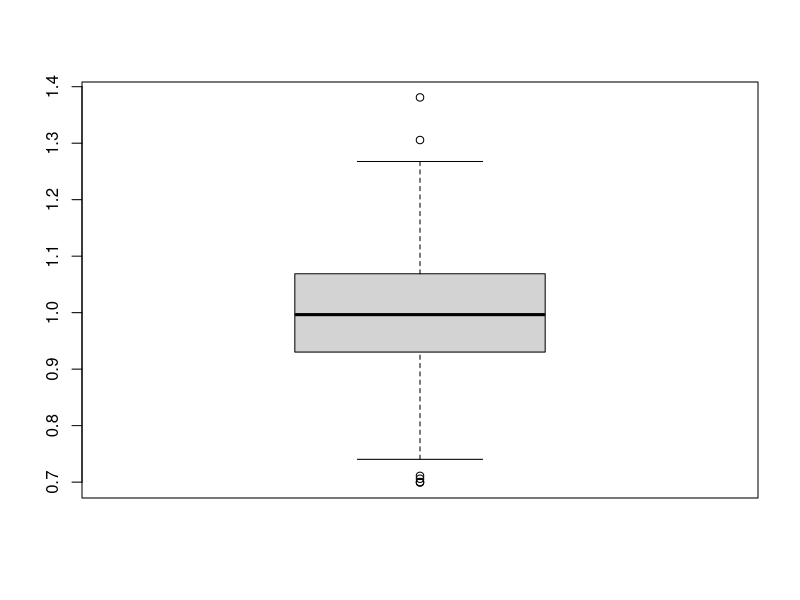
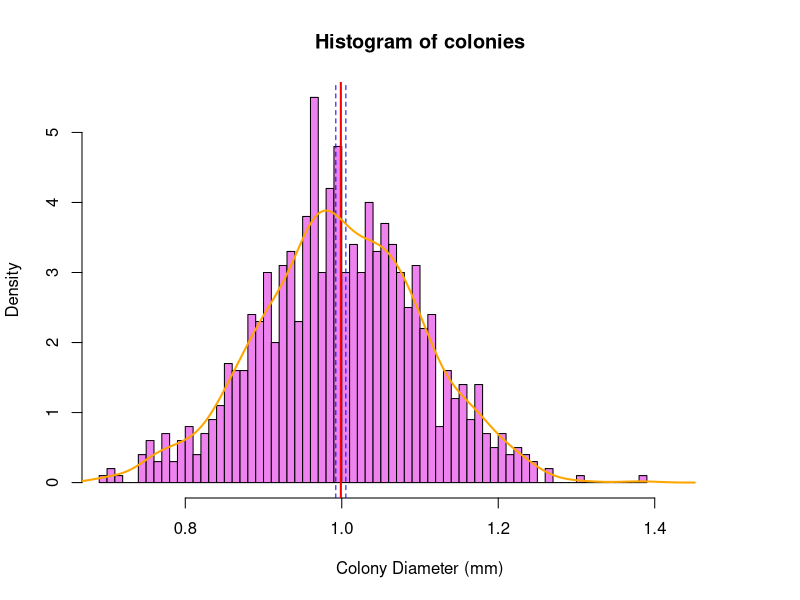
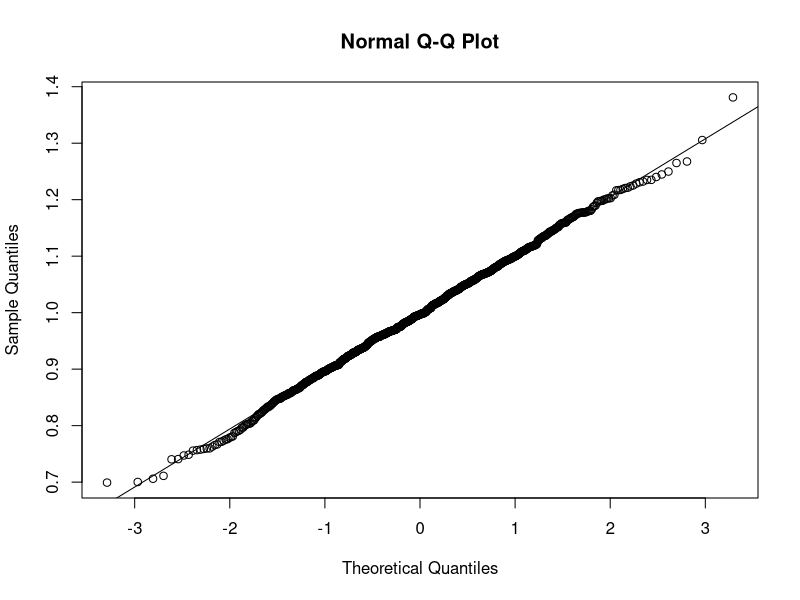

These charts were generated, in order, by the following R code:
## ---- chunk 1
knitr::opts_chunk$set(echo = TRUE)
library(ggplot2)
library(gmodels)
# remove "error = TRUE" to make knitr halt on errors
# (do this when you are ready to check if your code will knit without errors)
## ---- chunk 2
# set a seed
set.seed(1)

# sample
colonies = rnorm(1000, 1, 0.1)

# mean and sd
mean_colonies = mean(colonies)
sd_colonies = sd(colonies)
mean_colonies
sd_colonies

# IQR and boxplot
iqr_colonies = IQR(colonies)
iqr_colonies

boxplot(colonies)
## ---- chunk 3
# Option 1: SEM and CI by hand

# Option 2: using gmodels package
colonies_stats = ci(colonies)
colonies_stats

ci_lower = colonies_stats["CI lower"]
ci_lower
ci_upper = colonies_stats["CI upper"]
ci_upper

# Explanation
# SEM is computed by dividing the standard deviation of the sample (which is an estimate of the population's standard deviation) by the square root of the sample size. SEM tells us the precision of our sampling estimate.
# CI is computed by taking (mean - 1.96*SEM) for the lower limit and (mean + 1.96*SEM) for the upper limit where 1.96 is the quantile found by qnorm(0.975) which is the bounds for the central 95% of the data around the mean for a normal distribution. The 95% CI gives us the range that the true population mean will fall within 95% of the time.
## ---- chunk 4
# histograms

# Option 1: base R
hist(x = colonies,
     prob = "true",
     col = "violet", 
     breaks = 60,
     xlim = c(0.7, 1.5),
     xlab = "Colony Diameter (mm)")

abline(v = mean_colonies,
       col = "red",
       lwd = 2)

abline(v = ci_lower,
       col = "blue",
       lwd = 1,
       lty = "dashed")

abline(v = ci_upper,
       col = "blue",
       lwd = 1,
       lty = "dashed")

lines(density(colonies),
      col = "orange",
      lwd = 2)  # smoothened curve

# Option 2: ggplot


# qqplot
qqnorm(colonies,  
       xlab = "Theoretical Quantiles", 
       ylab = "Sample Quantiles",
       main = "Normal Q-Q Plot")
qqline(colonies)           # add an ideal qq line


## ---- chunk 5
pnorm(1.07, mean = mean_colonies, sd = sd_colonies) - pnorm(0.93, mean = mean_colonies, sd = sd_colonies)

# 0.501 or 50% 
## ---- chunk 6
pnorm(mean_colonies - sd_colonies, mean = mean_colonies, sd = sd_colonies) +
  pnorm(mean_colonies + sd_colonies, mean = mean_colonies, sd = sd_colonies, lower.tail = FALSE)
# 0.317 or 31.7%
## ---- chunk 7
qnorm(0.1, mean_colonies, sd_colonies)
qnorm(0.9, mean_colonies, sd_colonies)
# 0.866 for 10% quantile and 1.131 for 90% quantile
## ---- chunk 8
# probabilities
p.hpv = 0.18
p.chl = 0.02
p.hpv.chl = 0.03

# total probabilities
p.hpv.tot = p.hpv + p.hpv.chl
p.chl.tot = p.chl + p.hpv.chl

p.hpv.tot
p.chl.tot
## ---- chunk 9
# set operations
# P(A | B) = P(A AND B) / P(B) where A is chl and B is hpv

# conditional probability
p.chl.given.hpv = p.hpv.chl / p.hpv.tot
p.chl.given.hpv
## ---- chunk 10
# set operations
# P(B | A) = P(A AND B) / P(A) where A is chl and B is hpv

# conditional probability
p.hpv.given.chl = p.hpv.chl / p.chl.tot
p.hpv.given.chl
## ---- chunk 11
# P(A OR B) = P(A) + P(B) - P(A AND B)
p.chl.tot + p.hpv.tot - p.hpv.chl
## ---- chunk 12
# No, they are not independent because the probability of one event is affected by the occurrence of the other. In other words, P(A | B) is not equal to P(A) and P(B | A) is not equal to P(B).
## ---- chunk 13
# Allele frequencies
A1 = 0.82
A2 = 0.06
A3 = 0.05
A4 = 0.04
A5 = 0.03

# Probability of either A2 or A5 = P(A2) + P(A5)
A2 + A5

## ---- chunk 14
# P(A3) * P(A3)
A3 * A3
## ---- chunk 15
# 1 - P(an individual carries two A3 alleles)
1 - (A3 * A3)
## ---- chunk 16
# 2 * P(A1) * P(A4)
2 * A1 * A4
## ---- chunk 17
# prob of carrying two A1 alleles
two_A1 = A1 * A1

# prob of NOT having two A1 alleles
not_two_A1 = 1 - two_A1

# P(2 individuals are NOT A1,A1)
not_two_A1 * not_two_A1

## ---- chunk 18
# prob of an allele being A3 or A4
A3_or_A4 = A3 + A4

# prob of an allele not being A3 or A4
not_A3_or_A4 = 1 - A3_or_A4

# P(neither of 2 alleles is A3 or A4)
neither_of_2_A3_or_A4 = not_A3_or_A4 * not_A3_or_A4

# P(3 people have no A3 or A4 alleles)
neither_of_2_A3_or_A4 * neither_of_2_A3_or_A4 * neither_of_2_A3_or_A4

## ---- chunk 19
Pr=list()
Pr$a=0.95
Pr$A=0.05

Pr$aa = Pr$a * Pr$a
Pr$aa
## ---- chunk 20
Pr$aa_aa = Pr$aa * Pr$aa
Pr$aa_aa
## ---- chunk 21
# first calculate probability that one individual is heterozygous
Pr$Aa = 2 * Pr$A * Pr$a
Pr$Aa

# probability that both parents are heterozygous
Pr$Aa_Aa = Pr$Aa * Pr$Aa
Pr$Aa_Aa        
## ---- chunk 22
# conditional probability that Aa x Aa -> Aa
Pr$Caa.FAa_MAa = (1/4)
Pr$Caa.FAa_MAa
## ---- chunk 23
# probabilities of each allele combination in the parents
Pr$AA = Pr$A * Pr$A # P(AA)
Pr$Aa = Pr$A * Pr$a # P(Aa)
Pr$aA = Pr$a * Pr$A # P(aA)
Pr$aa = Pr$a * Pr$a # P(aa)

Pr$AA
Pr$Aa
Pr$aA
Pr$aa
## ---- chunk 24
# priors for each combination of parental alleles
Pr$Faa_Maa = Pr$aa * Pr$aa
Pr$FAa_Maa = Pr$Aa * Pr$aa
Pr$FAA_Maa = Pr$AA * Pr$aa
Pr$Faa_MAa = Pr$aa * Pr$Aa
Pr$FAa_MAa = Pr$Aa * Pr$Aa
Pr$FAA_MAa = Pr$AA * Pr$Aa
Pr$Faa_MAA = Pr$aa * Pr$AA
Pr$FAa_MAA = Pr$Aa * Pr$AA
Pr$FAA_MAA = Pr$AA * Pr$AA

Pr$Faa_Maa
Pr$FAa_Maa
Pr$FAA_Maa
Pr$Faa_MAa
Pr$FAa_MAa
Pr$FAA_MAa
Pr$Faa_MAA
Pr$FAa_MAA
Pr$FAA_MAA
## ---- chunk 25
# individual likelihoods (think Punnett square)
Pr$Caa.Faa_Maa = 1
Pr$Caa.FAa_Maa = (1/2)
Pr$Caa.FAA_Maa = 0
Pr$Caa.Faa_MAa = (1/2)
Pr$Caa.FAa_MAa = (1/4)
Pr$Caa.FAA_MAa = 0
Pr$Caa.Faa_MAA = 0
Pr$Caa.FAa_MAA = 0
Pr$Caa.FAA_MAA = 0
## ---- chunk 26
# total probability P(C_Aa)
Pr$Caa = Pr$Caa.Faa_Maa * Pr$Faa_Maa + # first line filled in for you ... add the rest below
  Pr$Caa.FAa_Maa * Pr$FAa_Maa +
  Pr$Caa.FAA_Maa * Pr$FAA_Maa +
  Pr$Caa.Faa_MAa * Pr$Faa_MAa +
  Pr$Caa.FAa_MAa * Pr$FAa_MAa +
  Pr$Caa.FAA_MAa * Pr$FAA_MAa +
  Pr$Caa.Faa_MAA * Pr$Faa_MAA +
  Pr$Caa.FAa_MAA * Pr$FAa_MAA +
  Pr$Caa.FAA_MAA * Pr$FAA_MAA 
  
         

Pr$Caa
## ---- chunk 27
# Posterior probability of P(F_Aa, M_Aa | C_Aa):
Pr$FAa_MAa.Caa = (Pr$Caa.FAa_MAa * Pr$FAa_MAa) / Pr$Caa
Pr$FAa_MAa.Caa
## ---- chunk 28
Pr$Faa_Maa.Caa = (Pr$Caa.Faa_Maa * Pr$Faa_Maa) / Pr$Caa
Pr$Faa_Maa.Caa
